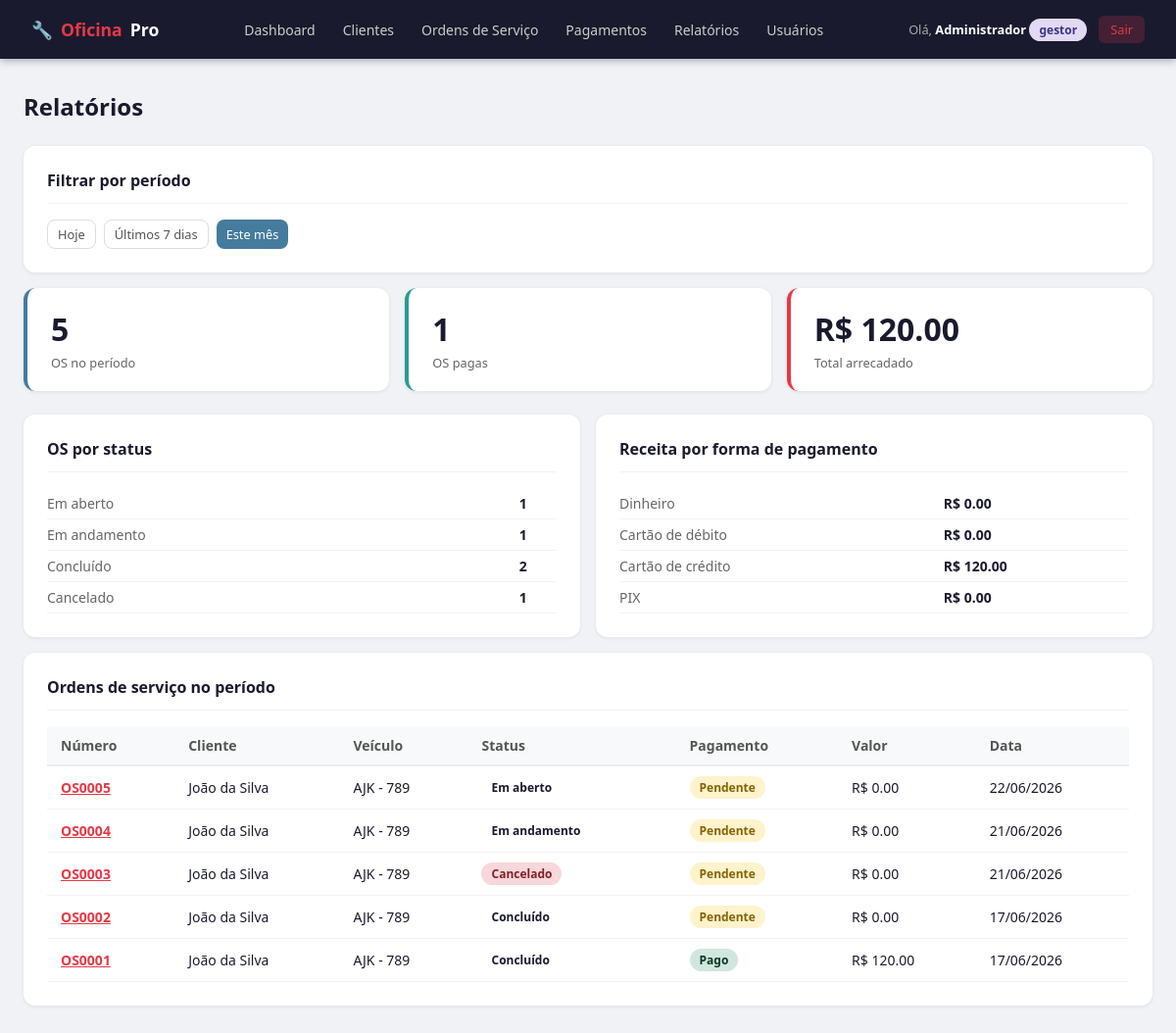
Page /relatorios (signed in) on the committed database.
### app.py (models this page shows)
class OrdemServico(db.Model):
    id = db.Column(db.Integer, primary_key=True)
    numero = db.Column(db.String(10), unique=True, nullable=False)
    descricao = db.Column(db.Text, nullable=False)
    status = db.Column(db.String(20), default='Em aberto')
    valor_total = db.Column(db.Float, default=0.0)
    forma_pagamento = db.Column(db.String(20))
    status_pagamento = db.Column(db.String(20), default='Pendente')
    data_abertura = db.Column(db.DateTime, default=agora)
    data_conclusao = db.Column(db.DateTime)
    data_pagamento = db.Column(db.DateTime)
    motivo_cancelamento = db.Column(db.Text)
    veiculo_id = db.Column(db.Integer, db.ForeignKey('veiculo.id'), nullable=False)
    itens = db.relationship('ItemOS', backref='ordem', lazy=True, cascade='all, delete-orphan')

class Cliente(db.Model):
    id = db.Column(db.Integer, primary_key=True)
    nome = db.Column(db.String(100), nullable=False)
    cpf = db.Column(db.String(14), unique=True, nullable=False)
    telefone = db.Column(db.String(20))
    email = db.Column(db.String(100))
    criado_em = db.Column(db.DateTime, default=agora)
    veiculos = db.relationship('Veiculo', backref='cliente', lazy=True)

class Veiculo(db.Model):
    id = db.Column(db.Integer, primary_key=True)
    placa = db.Column(db.String(10), unique=True, nullable=False)
    marca = db.Column(db.String(50), nullable=False)
    modelo = db.Column(db.String(50), nullable=False)
    ano = db.Column(db.Integer, nullable=False)
    cor = db.Column(db.String(30))
    cliente_id = db.Column(db.Integer, db.ForeignKey('cliente.id'), nullable=False)
    ordens = db.relationship('OrdemServico', backref='veiculo', lazy=True)

### app.py (the view)
@app.route('/relatorios')
@login_required
@perfil_required('gestor')
def relatorios():
    periodo = request.args.get('periodo', 'mes')
    from datetime import timedelta
    hoje = agora()
    if periodo == 'dia':
        inicio = hoje.replace(hour=0, minute=0, second=0)
    elif periodo == 'semana':
        inicio = hoje - timedelta(days=7)
    else:
        inicio = hoje.replace(day=1, hour=0, minute=0, second=0)
    os_periodo = OrdemServico.query.filter(OrdemServico.data_abertura >= inicio).all()
    os_pagas = [o for o in os_periodo if o.status_pagamento == 'Pago']
    total_arrecadado = sum(o.valor_total for o in os_pagas)
    por_status = {
        'Em aberto': len([o for o in os_periodo if o.status == 'Em aberto']),
        'Em andamento': len([o for o in os_periodo if o.status == 'Em andamento']),
        'Concluído': len([o for o in os_periodo if o.status == 'Concluído']),
        'Cancelado': len([o for o in os_periodo if o.status == 'Cancelado']),
    }
    por_pagamento = {
        'Dinheiro': sum(o.valor_total for o in os_pagas if o.forma_pagamento == 'Dinheiro'),
        'Cartão de débito': sum(o.valor_total for o in os_pagas if o.forma_pagamento == 'Cartão de débito'),
        'Cartão de crédito': sum(o.valor_total for o in os_pagas if o.forma_pagamento == 'Cartão de crédito'),
        'PIX': sum(o.valor_total for o in os_pagas if o.forma_pagamento == 'PIX'),
    }
    return render_template('relatorios.html',
        periodo=periodo,
        os_periodo=os_periodo,
        os_pagas=os_pagas,
        total_arrecadado=total_arrecadado,
        por_status=por_status,
        por_pagamento=por_pagamento)

### app.py (called while the page is built)
def agora():
    return datetime.now()

def login_required(f):
    from functools import wraps
    @wraps(f)
    def decorated(*args, **kwargs):
        if 'usuario_id' not in session:
            return redirect(url_for('login'))
        return f(*args, **kwargs)
    return decorated

def perfil_required(*perfis):
    from functools import wraps
    def decorator(f):
        @wraps(f)
        def decorated(*args, **kwargs):
            if session.get('perfil') not in perfis:
                flash('Acesso não autorizado.', 'danger')
                return redirect(url_for('dashboard'))
            return f(*args, **kwargs)
        return decorated
    return decorator

### templates/relatorios.html (shortened to what this page needs)
{% extends 'base.html' %}
{% block content %}
<div class="page-header">
  <h1 class="page-title">Relatórios</h1>
</div>
<div class="card" style="margin-bottom:1rem;">
  <div class="card-title">Filtrar por período</div>
  <div style="display:flex;gap:.5rem;">
    <a href="{{ url_for('relatorios', periodo='dia') }}" class="btn btn-sm {{ 'btn-secondary' if periodo == 'dia' else 'btn-outline' }}">Hoje</a>
    <a href="{{ url_for('relatorios', periodo='semana') }}" class="btn btn-sm {{ 'btn-secondary' if periodo == 'semana' else 'btn-outline' }}">Últimos 7 dias</a>
    <a href="{{ url_for('relatorios', periodo='mes') }}" class="btn btn-sm {{ 'btn-secondary' if periodo == 'mes' else 'btn-outline' }}">Este mês</a>
  </div>
</div>
<div class="stats-grid">
  <div class="stat-card blue">
    <div class="stat-value">{{ os_periodo|length }}</div>
    <div class="stat-label">OS no período</div>
  </div>
  <div class="stat-card green">
    <div class="stat-value">{{ os_pagas|length }}</div>
    <div class="stat-label">OS pagas</div>
  </div>
  <div class="stat-card">
    <div class="stat-value">R$ {{ "%.2f"|format(total_arrecadado) }}</div>
    <div class="stat-label">Total arrecadado</div>
  </div>
</div>
<div style="display:grid;grid-template-columns:1fr 1fr;gap:1rem;">
  <div class="card">
    <div class="card-title">OS por status</div>
    <table style="font-size:.875rem;width:100%;">
      {% for status, qtd in por_status.items() %}
      <tr>
        <td style="padding:6px 0;color:#666;">{{ status }}</td>
        <td style="padding:6px 0;font-weight:600;">{{ qtd }}</td>
      </tr>
      {% endfor %}
    </table>
  </div>
  <div class="card">
    <div class="card-title">Receita por forma de pagamento</div>
    <table style="font-size:.875rem;width:100%;">
      {% for forma, valor in por_pagamento.items() %}
      <tr>
        <td style="padding:6px 0;color:#666;">{{ forma }}</td>
        <td style="padding:6px 0;font-weight:600;">R$ {{ "%.2f"|format(valor) }}</td>
      </tr>
      {% endfor %}
    </table>
  </div>
</div>
<div class="card">
  <div class="card-title">Ordens de serviço no período</div>
  {% if os_periodo %}
  <div class="table-wrap">
    <table>
      <thead><tr><th>Número</th><th>Cliente</th><th>Veículo</th><th>Status</th><th>Pagamento</th><th>Valor</th><th>Data</th></tr></thead>
      <tbody>
        {% for os in os_periodo|sort(attribute='data_abertura', reverse=True) %}
        <tr>
          <td><a href="{{ url_for('ver_ordem', id=os.id) }}" style="color:#e63946;font-weight:600;">{{ os.numero }}</a></td>
          <td>{{ os.veiculo.cliente.nome }}</td>
          <td>{{ os.veiculo.placa }}</td>
          <td><span class="badge badge-{{ os.status|lower|replace(' ','') }}">{{ os.status }}</span></td>
          <td><span class="badge badge-{{ os.status_pagamento|lower }}">{{ os.status_pagamento }}</span></td>
          <td>R$ {{ "%.2f"|format(os.valor_total) }}</td>
          <td>{{ os.data_abertura.strftime('%d/%m/%Y') }}</td>
        </tr>
        {% endfor %}
      </tbody>
    </table>
  </div>
  {% else %}
  <div class="empty-state"><p>Nenhuma OS no período selecionado.</p></div>
  {% endif %}
</div>
{% endblock %}

### templates/base.html (style rules this page uses)
* { box-sizing: border-box; margin: 0; padding: 0; }
body { font-family: 'Segoe UI', sans-serif; background: #f0f2f5; color: #1a1a2e; min-height: 100vh; }
.page-header { display: flex; align-items: center; justify-content: space-between; margin-bottom: 1.5rem; }
.page-title { font-size: 1.5rem; font-weight: 700; color: #1a1a2e; }
.card { background: #fff; border-radius: 12px; box-shadow: 0 1px 4px rgba(0,0,0,.08); padding: 1.5rem; margin-bottom: 1rem; }
.card-title { font-size: 1rem; font-weight: 600; color: #1a1a2e; margin-bottom: 1rem; padding-bottom: .75rem; border-bottom: 1px solid #f0f2f5; }
.stats-grid { display: grid; grid-template-columns: repeat(auto-fit, minmax(180px, 1fr)); gap: 1rem; margin-bottom: 1.5rem; }
.stat-card { background: #fff; border-radius: 12px; padding: 1.25rem 1.5rem; box-shadow: 0 1px 4px rgba(0,0,0,.08); border-left: 4px solid #e63946; }
.stat-card.blue { border-color: #457b9d; }
.stat-card.green { border-color: #2a9d8f; }
.stat-value { font-size: 2rem; font-weight: 700; color: #1a1a2e; }
.stat-label { font-size: .8rem; color: #666; margin-top: 4px; }
.table-wrap { overflow-x: auto; }
table { width: 100%; border-collapse: collapse; font-size: .875rem; }
th { background: #f8f9fa; text-align: left; padding: 10px 14px; font-weight: 600; color: #555; border-bottom: 2px solid #e9ecef; }
td { padding: 10px 14px; border-bottom: 1px solid #f0f2f5; vertical-align: middle; }
.btn { display: inline-flex; align-items: center; gap: 6px; padding: 8px 16px; border-radius: 8px; border: none; cursor: pointer; font-size: .875rem; font-weight: 500; text-decoration: none; transition: all .2s; }
.btn-secondary { background: #457b9d; color: #fff; }
.btn-outline { background: transparent; border: 1.5px solid #ddd; color: #555; }
.btn-sm { padding: 5px 10px; font-size: .8rem; }
.badge { display: inline-block; padding: 3px 10px; border-radius: 99px; font-size: .75rem; font-weight: 600; }
.badge-cancelado { background: #f8d7da; color: #842029; }
.badge-pago { background: #d1e7dd; color: #0a3622; }
.badge-pendente { background: #fff3cd; color: #856404; }

### rows in the picture
OrdemServico: status "Em aberto", veiculo "1", numero "OS0005", veiculo.cliente.nome "João da Silva", veiculo.placa "AJK - 789", status_pagamento "Pendente", valor_total "0.00", data_abertura "22/06/2026"
OrdemServico: status "Em andamento", veiculo "1", numero "OS0004", veiculo.cliente.nome "João da Silva", veiculo.placa "AJK - 789", status_pagamento "Pendente", valor_total "0.00", data_abertura "21/06/2026"
OrdemServico: status "Concluído", id "2", numero "OS0002", veiculo.cliente.nome "João da Silva", veiculo.placa "AJK - 789", status_pagamento "Pendente", valor_total "0.00", data_abertura "17/06/2026"
OrdemServico: status "Cancelado", veiculo "1", numero "OS0003", veiculo.cliente.nome "João da Silva", veiculo.placa "AJK - 789", status_pagamento "Pendente", valor_total "0.00", data_abertura "21/06/2026"
OrdemServico: forma_pagamento "Cartão de crédito", valor_total "120.00", numero "OS0001", veiculo.cliente.nome "João da Silva", veiculo.placa "AJK - 789", status "Concluído", status_pagamento "Pago", data_abertura "17/06/2026"

### other values in the picture
{{ session.nome }} "Administrador"
{{ session.perfil }} "gestor"
{{ os_periodo|length }} "5"
{{ os_pagas|length }} "1"
{{ "%.2f"|format(total_arrecadado) }} "120.00"
{{ "%.2f"|format(valor) }} "0.00" "0.00" "0.00"
